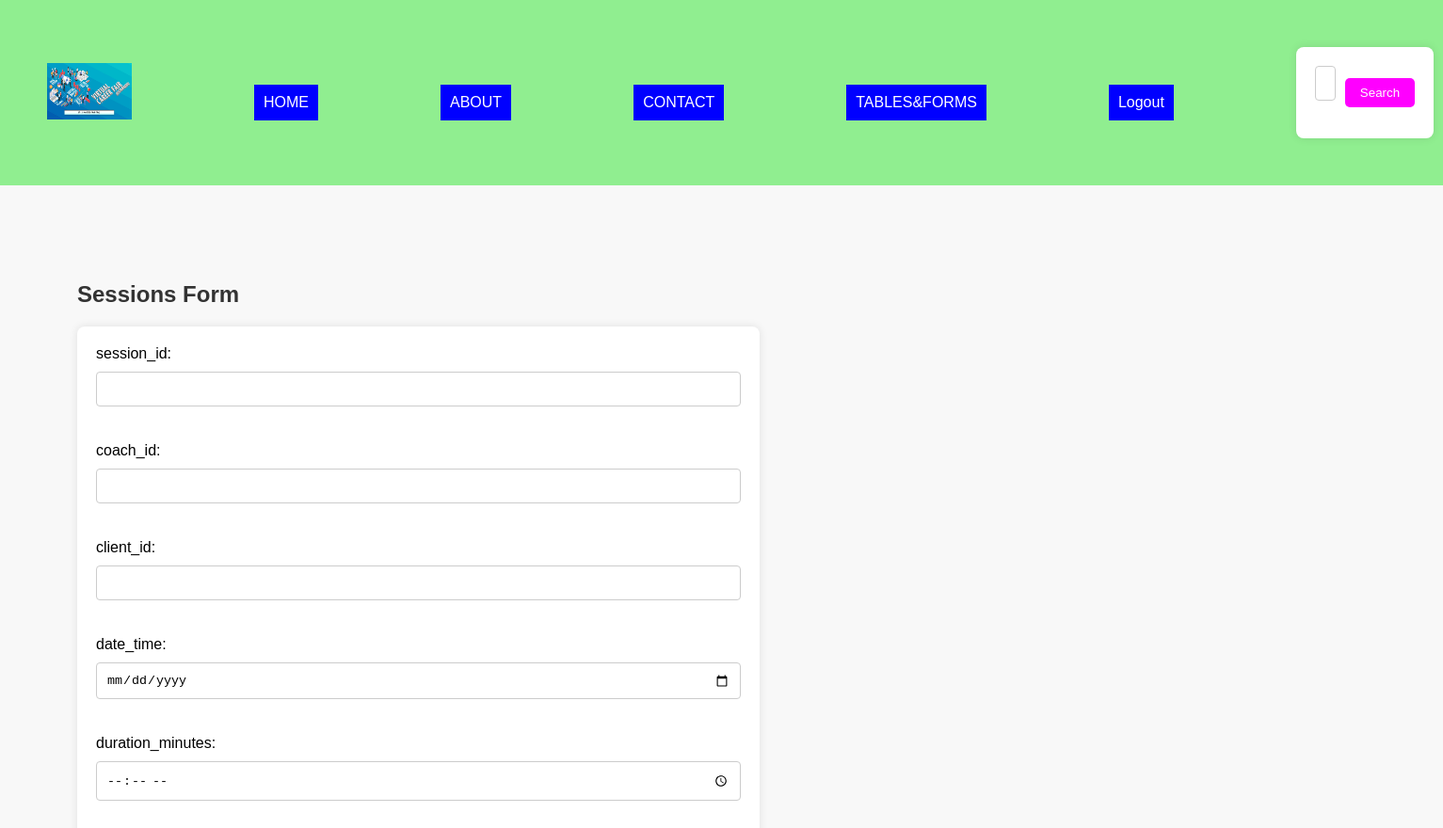
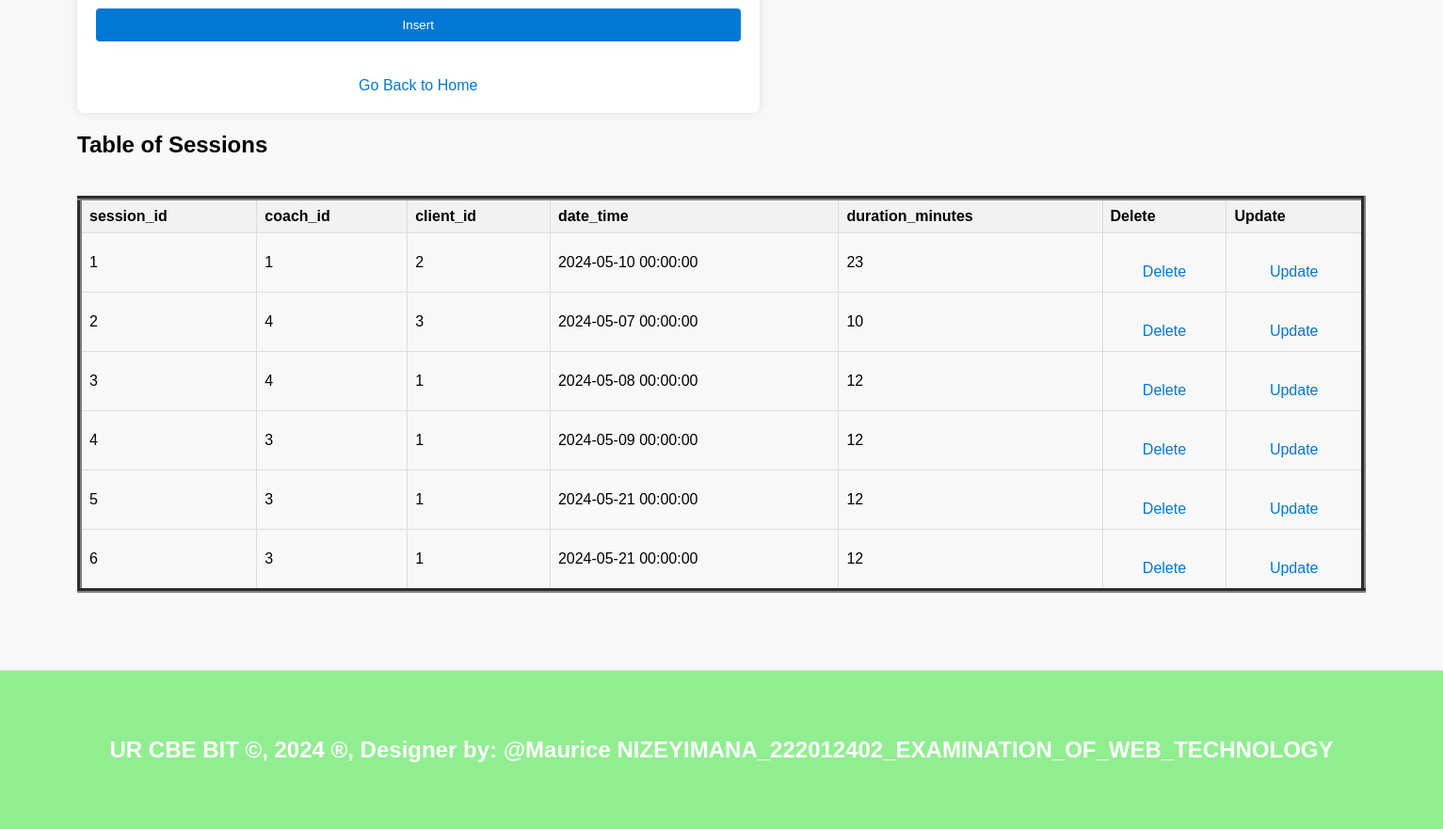
Page /Sessions.php on the committed database (2 pictures, top to bottom).
### tables this page shows
CREATE TABLE `sessions` (
  `session_id` int(11) NOT NULL,
  `coach_id` int(11) DEFAULT NULL,
  `client_id` int(11) DEFAULT NULL,
  `date_time` datetime DEFAULT NULL,
  `duration_minutes` int(11) DEFAULT NULL
);

### Sessions.php (the view, shortened to what this page needs)
<!DOCTYPE html>
<html lang="en">
<head>
</head>
<body>
    <?php
    include "menu.php";
    ?>
    <section>
        <h1>Sessions Form</h1>
        <form method="post" onsubmit="return confirmInsert();">
            <label for="sessid">session_id:</label>
            <input type="number" id="sessid" name="sessid"><br><br>
            <label for="coachid">coach_id:</label>
            <input type="text" id="coachid" name="coachid" required><br><br>
            <label for="clientid">client_id:</label>
            <input type="number" id="clientid" name="clientid" required><br><br>
            <label for="dtime">date_time:</label>
            <input type="date" id="dtime" name="dtime" required><br><br>
            <label for="dminutes">duration_minutes:</label>
            <input type="time" id="dminutes" name="dminutes" required><br><br>
            <input type="submit" name="add" value="Insert"><br><br>
            <a href="./home.php">Go Back to Home</a>
        </form>
        <h2>Table of Sessions</h2>
        <table border="5">
            <tr>
                <th>session_id</th>
                <th>coach_id</th>
                <th>client_id</th>
                <th>date_time</th>
                <th>duration_minutes</th>
                <th>Delete</th>
                <th>Update</th>
            </tr>
            <?php
            include "database_connection.php";
            $sql = "SELECT * FROM Sessions";
            $result = $connection->query($sql);
            if ($result->num_rows > 0) {
                while ($row = $result->fetch_assoc()) {
                    $session_id = $row['session_id'];
                    echo "<tr>
                        <td>" . $row['session_id'] . "</td>
                        <td>" . $row['coach_id'] . "</td>
                        <td>" . $row['client_id'] . "</td>
                        <td>" . $row['date_time'] . "</td>
                        <td>" . $row['duration_minutes'] . "</td>
                        <td><a style='padding:4px' href='delete_Sessions.php?session_id=$session_id'>Delete</a></td>
                        <td><a style='padding:4px' href='update_Sessions.php?session_id=$session_id'>Update</a></td>
                    </tr>";
                }
            } else {
                echo "<tr><td colspan='6'>No data found</td></tr>";
            }
            ?>
        </table>
    </section>
    <footer>
        <center><b><h2>UR CBE BIT &copy, 2024 &reg, Designer by: @Maurice NIZEYIMANA_222012402_EXAMINATION_OF_WEB_TECHNOLOGY</h2></b></center>
    </footer>
</body>
</html>

### menu.php (shortened to what this page needs)
<!DOCTYPE html>
<html lang="en">
<head>
  <link rel="stylesheet" type="text/css" href="style.css">
</head>
<body style="background-image: url('./Image/virtuall.jpeg'); background-repeat: no-repeat; background-size:cover;">
  <header>
    <ul class="navbar">
      <li><img src="./Image/careerc.jpeg" width="90" height="60" alt="Logo"></li>
      <li><a href="./home.php">HOME</a></li>
      <li><a href="./about.php">ABOUT</a></li>
      <li><a href="./contact.php">CONTACT</a></li>
      <li class="dropdown">
        <a href="#" style="background-color: blue;">TABLES&FORMS</a>
  </li>
          <li><a href="logout.php">Logout</a></li>
    </ul>
    <form class="search-form" action="search.php" method="GET">
      <input class="search-input" type="text" name="query" placeholder="Search">
      <button class="search-button" type="submit">Search</button>
    </form>
  </header>

### style.css (style rules this page uses)
body { font-family: Arial, sans-serif; margin: 0; padding: 0; }
header { background-color: darkmagenta; padding: 20px; }
.dropdown { position: relative; display: inline; margin-right: 10px; }
section { padding:82px; border-bottom: 1px solid #ddd; }
footer { text-align: center; padding: 20px; background-color:darkmagenta; }

### Sessions.php (style rules this page uses)
body { font-family: Arial, sans-serif; background-color: #f8f8f8; margin: 0; padding: 0; }
section { padding: 20px; display: flex; justify-content: flex-start; align-items: flex-start; flex-direction: column; }
h1 { text-align: center; color: #333; }
form { width: 50%; margin-right: auto; background-color: #fff; padding: 20px; border-radius: 8px; box-shadow: 0 0 10px rgba(0, 0, 0, 0.1); }
label { display: block; margin-bottom: 10px; }
input[type="number"], input[type="text"], input[type="date"], input[type="time"] { width: 100%; padding: 10px; margin-bottom: 20px; border: 1px solid #ccc; border-radius: 4px; box-sizing: border-box; }
input[type="submit"] { width: 100%; padding: 10px; background-color: #0078D4; color: #fff; border: none; border-radius: 4px; cursor: pointer; transition: background-color 0.3s; }
a { display: block; text-align: center; color: #0078D4; text-decoration: none; margin-top: 20px; }
table { width: 100%; border-collapse: collapse; margin-top: 20px; }
th, td { border: 1px solid #ddd; padding: 8px; text-align: left; }
th { background-color: #f2f2f2; }

### menu.php (style rules this page uses)
body { background-image: url('./Image/virtual.jpeg'); background-size: cover; margin: 0; padding: 0; }
header { background-color: lightgreen; padding: 50px; display: flex; justify-content: space-between; align-items: center; }
.navbar { list-style-type: none; padding: 0; margin: 0px; display: flex; align-items: center; }
.navbar li { display: inline; margin-right: 130px; }
.navbar li a { color: white; padding: 10px; text-decoration: none; background-color: blue; }
.search-form { display: flex; align-items: center; }
.search-input { padding: 8px; margin-right: 10px; border-radius: 5px; border: none; }
.search-button { padding: 8px 16px; background-color: magenta; color: white; border: none; border-radius: 5px; cursor: pointer; }
footer { background-color: lightgreen; padding: 50px; text-align: center; color: white; }

### rows in the picture
sessions: session_id "1", coach "1", client "2", date_time "2024-05-10 00:00:00", duration_minutes "23"
sessions: session_id "2", coach "4", client "3", date_time "2024-05-07 00:00:00", duration_minutes "10"
sessions: session_id "3", coach "4", client "1", date_time "2024-05-08 00:00:00", duration_minutes "12"
sessions: session_id "4", coach "3", client "1", date_time "2024-05-09 00:00:00", duration_minutes "12"
sessions: session_id "5", coach "3", client "1", date_time "2024-05-21 00:00:00", duration_minutes "12"
sessions: session_id "6", coach "3", client "1", date_time "2024-05-21 00:00:00", duration_minutes "12"
